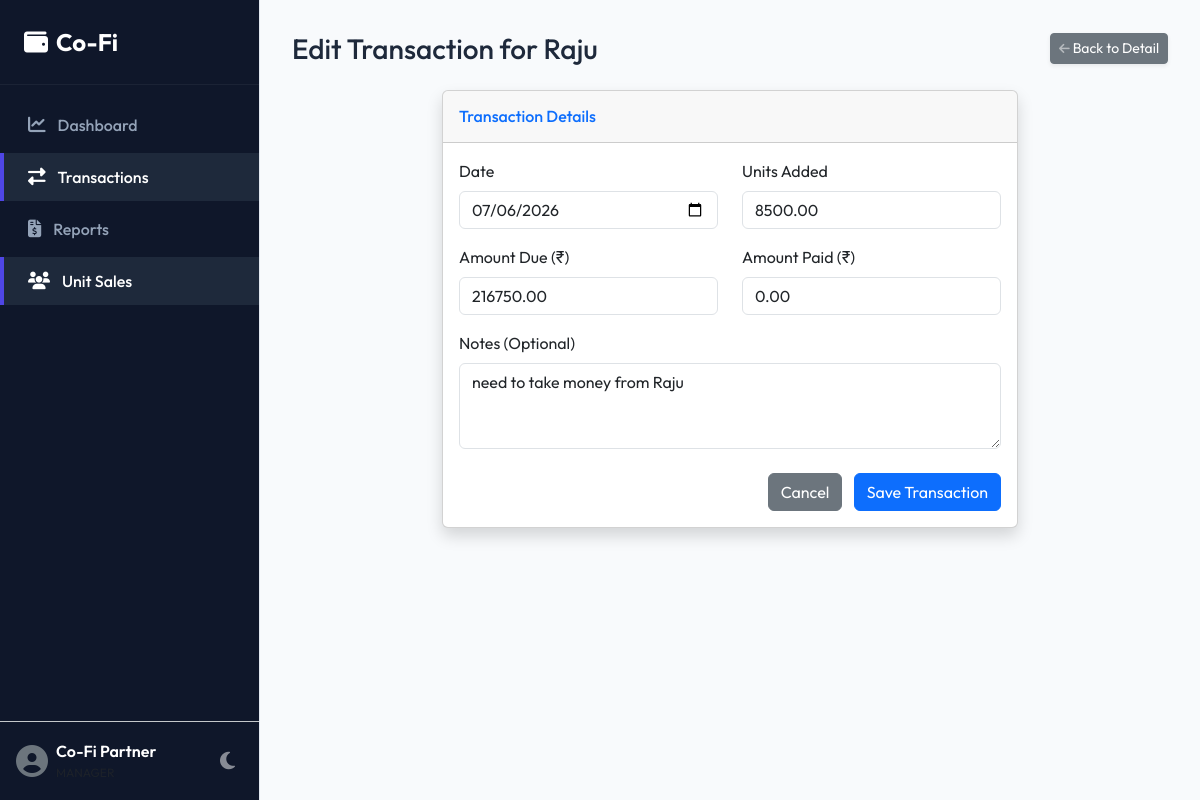
Page /unit-buyer-transaction/3/edit/ on the committed database.
### finance/models.py (models this page shows, shortened)
class UnitBuyerTransaction(models.Model):
    buyer = models.ForeignKey(UnitBuyer, on_delete=models.CASCADE, related_name='transactions')
    date = models.DateField()
    units_added = models.DecimalField(max_digits=10, decimal_places=2, default=0.00, help_text="Units added in this transaction")
    amount_due = models.DecimalField(max_digits=12, decimal_places=2, default=0.00, help_text="Amount owed for this transaction")
    amount_paid = models.DecimalField(max_digits=12, decimal_places=2, default=0.00, help_text="Amount paid in this transaction")
    notes = models.TextField(blank=True)
    created_at = models.DateTimeField(auto_now_add=True)

### finance/views.py (the view)
# urls.py: path('unit-buyer-transaction/<int:pk>/edit/', views.unit_buyer_transaction_update, name='unit_buyer_transaction_update'),
def unit_buyer_transaction_update(request, pk):
    tx = get_object_or_404(UnitBuyerTransaction, pk=pk)
    buyer = tx.buyer
    if request.method == 'POST':
        form = UnitBuyerTransactionForm(request.POST, instance=tx)
        if form.is_valid():
            form.save()
            messages.success(request, f"Transaction updated for {buyer.name}.")
            return redirect('unit_buyer_detail', pk=buyer.pk)
    else:
        form = UnitBuyerTransactionForm(instance=tx)
    return render(request, 'finance/unit_buyer_transaction_form.html', {'form': form, 'buyer': buyer, 'title': f'Edit Transaction for {buyer.name}'})

### finance/forms.py
class UnitBuyerTransactionForm(forms.ModelForm):
    class Meta:
        model = UnitBuyerTransaction
        fields = ['buyer', 'date', 'units_added', 'amount_due', 'amount_paid', 'notes']
        widgets = {
            'buyer': forms.Select(attrs={'class': 'form-select'}),
            'date': forms.DateInput(attrs={'type': 'date', 'class': 'form-control'}),
            'units_added': forms.NumberInput(attrs={'class': 'form-control', 'step': '0.01'}),
            'amount_due': forms.NumberInput(attrs={'class': 'form-control', 'step': '0.01', 'placeholder': 'Total amount expected'}),
            'amount_paid': forms.NumberInput(attrs={'class': 'form-control', 'step': '0.01', 'placeholder': 'Amount already paid'}),
            'notes': forms.Textarea(attrs={'class': 'form-control', 'rows': 3, 'placeholder': 'Any additional details...'}),
        }

### finance/models.py (called while the page is built)
    def __str__(self):
        return self.name

### finance/templates/finance/unit_buyer_transaction_form.html (shortened to what this page needs)
{% extends 'finance/base.html' %}
{% block content %}
<div class="d-sm-flex align-items-center justify-content-between mb-4">
    <h1 class="h3 mb-0 text-gray-800">{{ title }}</h1>
    <a href="{% url 'unit_buyer_detail' buyer.pk %}" class="d-none d-sm-inline-block btn btn-sm btn-secondary shadow-sm">
         Back to Detail
    </a>
</div>
<div class="row justify-content-center">
    <div class="col-lg-8">
        <div class="card shadow mb-4">
            <div class="card-header py-3">
                <h6 class="m-0 font-weight-bold text-primary">Transaction Details</h6>
            </div>
            <div class="card-body">
                <form method="post">
                    <div class="row mb-3">
                        <div class="col-md-6">
                            <label for="{{ form.date.id_for_label }}" class="form-label">Date</label>
                            {{ form.date }}
                        </div>
                        <div class="col-md-6">
                            <label for="{{ form.units_added.id_for_label }}" class="form-label">Units Added</label>
                            {{ form.units_added }}
                        </div>
                    </div>
                    <div class="row mb-3">
                        <div class="col-md-6">
                            <label for="{{ form.amount_due.id_for_label }}" class="form-label">Amount Due (₹)</label>
                            {{ form.amount_due }}
                        </div>
                        <div class="col-md-6">
                            <label for="{{ form.amount_paid.id_for_label }}" class="form-label">Amount Paid (₹)</label>
                            {{ form.amount_paid }}
                        </div>
                    </div>
                    <div class="mb-4">
                        <label for="{{ form.notes.id_for_label }}" class="form-label">Notes (Optional)</label>
                        {{ form.notes }}
                    </div>
                    <div class="mt-4 text-end">
                        <a href="{% url 'unit_buyer_detail' buyer.pk %}" class="btn btn-secondary me-2">Cancel</a>
                        <button type="submit" class="btn btn-primary">Save Transaction</button>
                    </div>
                </form>
            </div>
        </div>
    </div>
</div>
{% endblock %}

### finance/static/finance/style.css (style rules this page uses)
:root { --primary-color: #4f46e5; --primary-hover: #4338ca; --bg-color: #f8fafc; --card-bg: #ffffff; --text-color: #1e293b; --text-secondary: #64748b; --border-color: #e2e8f0; --sidebar-bg: #0f172a; --sidebar-text: #94a3b8; --sidebar-hover: #1e293b; --sidebar-active: #4f46e5; --shadow: 0 1px 3px 0 rgb(0 0 0 / 0.1), 0 1px 2px -1px rgb(0 0 0 / 0.1); --shadow-lg: 0 10px 15px -3px rgb(0 0 0 / 0.1), 0 4px 6px -4px rgb(0 0 0 / 0.1); }
body { font-family: 'Outfit', 'Inter', -apple-system, BlinkMacSystemFont, "Segoe UI", Roboto, sans-serif; background-color: var(--bg-color); color: var(--text-color); transition: background-color 0.3s, color 0.3s; overflow-x: hidden; }

### rows in the picture
UnitBuyerTransaction: date "07/06/2026", units_added "8500.00", amount_due "216750.00", amount_paid "0.00", notes "need to take money from Raju"

### other values in the picture
{{ title }} "Edit Transaction for Raju"
